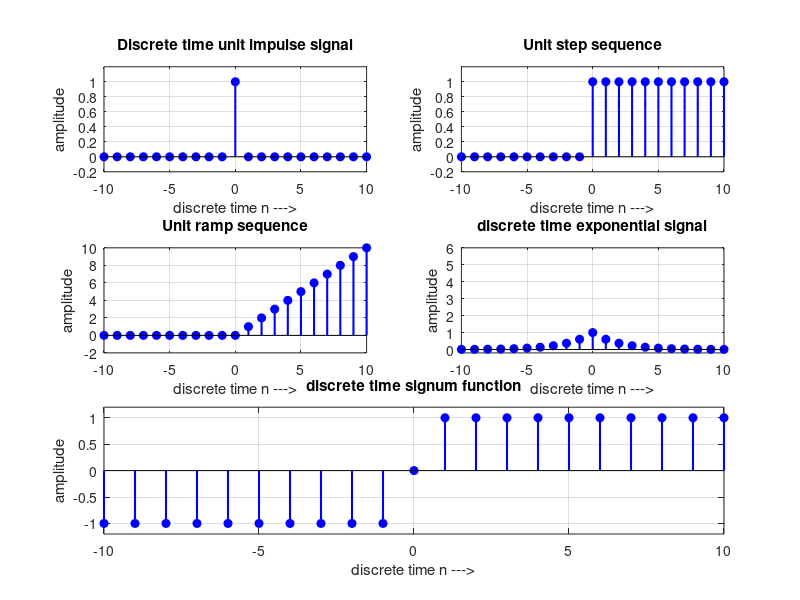
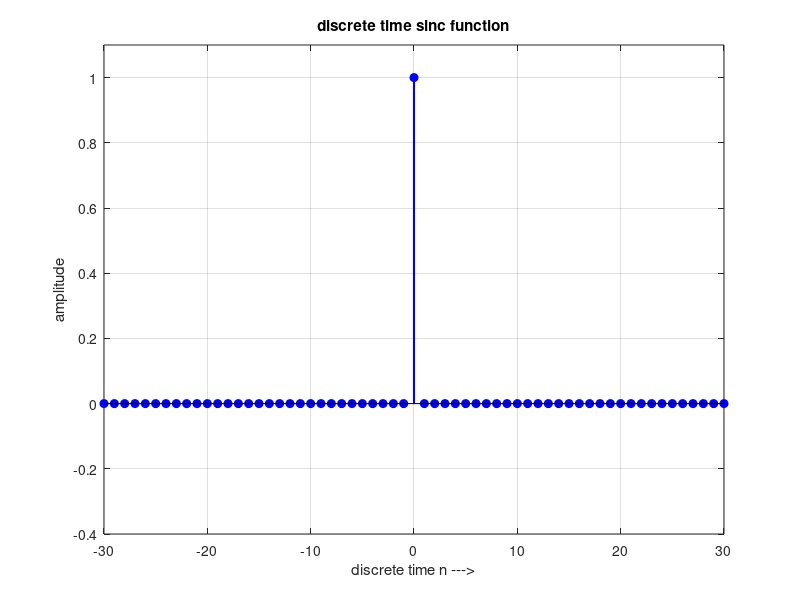

MATLAB code to generate these figures, in order:
%% MATLAB code to generate discrete-time signal plots (matching your images)
clear; close all; clc;

% -------------------------------------------------------------------------
% Discrete-time index n from -30 to 30 (sufficient range)
% -------------------------------------------------------------------------
n = -30:30;

% -------------------------------------------------------------------------
% 1) Discrete-time unit impulse δ[n]
% -------------------------------------------------------------------------
impulse = (n == 0);  % 1 at n=0, 0 elsewhere

% -------------------------------------------------------------------------
% 2) Unit step sequence u[n]
% -------------------------------------------------------------------------
step = (n >= 0);

% -------------------------------------------------------------------------
% 3) Unit ramp sequence r[n] = n * u[n]
% -------------------------------------------------------------------------
ramp = n .* (n >= 0);

% -------------------------------------------------------------------------
% 4) Discrete-time exponential: exp(-|n|/2)  (decays on both sides)
% -------------------------------------------------------------------------
expSig = exp(-abs(n)/2);

% -------------------------------------------------------------------------
% 5) Signum function sgn(n)
% -------------------------------------------------------------------------
sgn = sign(n);  % -1 for n<0, 0 at n=0, +1 for n>0

% -------------------------------------------------------------------------
% 6) Discrete-time sinc function: sinc(n) = sin(πn)/(πn), sinc(0)=1
% -------------------------------------------------------------------------
sinc_n = zeros(size(n));
for i = 1:length(n)
    if n(i) == 0
        sinc_n(i) = 1;
    else
        sinc_n(i) = sin(pi*n(i)) / (pi*n(i));
    end
end

% -------------------------------------------------------------------------
% Plotting - Figure 1 (3x2 layout)
% -------------------------------------------------------------------------
figure('Name','Figure 1','Position',[100 100 900 700]);

% --- Top row ---
subplot(3,2,1);
stem(n, impulse, 'b', 'LineWidth',1.5, 'MarkerFaceColor','b');
axis([-10 10 -0.2 1.2]); grid on;
title('Discrete time unit impulse signal');
xlabel('discrete time n --->'); ylabel('amplitude');

subplot(3,2,2);
stem(n, step, 'b', 'LineWidth',1.5, 'MarkerFaceColor','b');
axis([-10 10 -0.2 1.2]); grid on;
title('Unit step sequence');
xlabel('discrete time n --->'); ylabel('amplitude');

% --- Middle row ---
subplot(3,2,3);
stem(n, ramp, 'b', 'LineWidth',1.5, 'MarkerFaceColor','b');
axis([-10 10 -2 10]); grid on;
title('Unit ramp sequence');
xlabel('discrete time n --->'); ylabel('amplitude');

subplot(3,2,4);
stem(n, expSig, 'b', 'LineWidth',1.5, 'MarkerFaceColor','b');
axis([-10 10 -0.2 6]); grid on;
title('discrete time exponential signal');
xlabel('discrete time n --->'); ylabel('amplitude');

% --- Bottom row (full width) ---
subplot(3,2,[5 6]);
stem(n, sgn, 'b', 'LineWidth',1.5, 'MarkerFaceColor','b');
axis([-10 10 -1.2 1.2]); grid on;
title('discrete time signum function');
xlabel('discrete time n --->'); ylabel('amplitude');

% -------------------------------------------------------------------------
% Plotting - Figure 2: Discrete sinc function (zoomed out)
% -------------------------------------------------------------------------
figure('Name','Figure 2','Position',[100 100 560 420]);
stem(n, sinc_n, 'b', 'LineWidth',1.5, 'MarkerFaceColor','b');
axis([-30 30 -0.4 1.1]); grid on;
title('discrete time sinc function');
xlabel('discrete time n --->'); ylabel('amplitude');

% Optional: Save figures (uncomment to save)
% saveas(gcf, 'figures/discrete_sinc.png');
% figure(1); saveas(gcf, 'figures/discrete_signals.png');